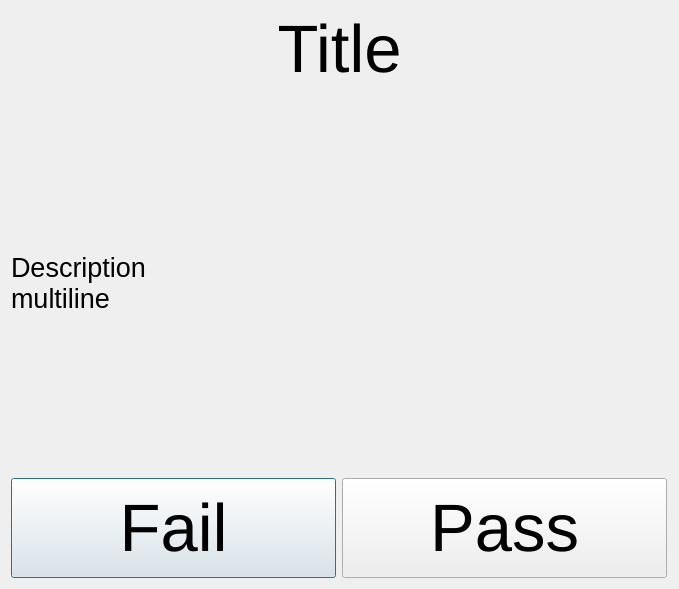
<?xml version="1.0" encoding="UTF-8"?>
<ui version="4.0">
 <class>ShowDialog</class>
 <widget class="QDialog" name="ShowDialog">
  <property name="geometry">
   <rect>
    <x>0</x>
    <y>0</y>
    <width>679</width>
    <height>589</height>
   </rect>
  </property>
  <property name="font">
   <font>
    <pointsize>50</pointsize>
   </font>
  </property>
  <property name="windowTitle">
   <string>Show Dialog</string>
  </property>
  <property name="windowIcon">
   <iconset resource="../resources.qrc">
    <normaloff>:/images/window_icon.png</normaloff>:/images/window_icon.png</iconset>
  </property>
  <layout class="QVBoxLayout" name="verticalLayout">
   <item>
    <layout class="QVBoxLayout" name="v_layout">
     <property name="sizeConstraint">
      <enum>QLayout::SizeConstraint::SetDefaultConstraint</enum>
     </property>
     <item>
      <widget class="QLabel" name="title_label">
       <property name="sizePolicy">
        <sizepolicy hsizetype="Preferred" vsizetype="Fixed">
         <horstretch>0</horstretch>
         <verstretch>0</verstretch>
        </sizepolicy>
       </property>
       <property name="text">
        <string>Title</string>
       </property>
       <property name="alignment">
        <set>Qt::AlignmentFlag::AlignCenter</set>
       </property>
      </widget>
     </item>
     <item>
      <widget class="QLabel" name="description_label">
       <property name="font">
        <font>
         <pointsize>20</pointsize>
        </font>
       </property>
       <property name="text">
        <string>Description
multiline</string>
       </property>
      </widget>
     </item>
     <item>
      <layout class="QHBoxLayout" name="buttons_h_layout">
       <item>
        <widget class="QPushButton" name="fail_button">
         <property name="maximumSize">
          <size>
           <width>325</width>
           <height>100</height>
          </size>
         </property>
         <property name="text">
          <string>Fail</string>
         </property>
         <property name="icon">
          <iconset resource="../resources.qrc">
           <normaloff>:/images/fail_icon.png</normaloff>:/images/fail_icon.png</iconset>
         </property>
        </widget>
       </item>
       <item>
        <widget class="QPushButton" name="pass_button">
         <property name="maximumSize">
          <size>
           <width>325</width>
           <height>100</height>
          </size>
         </property>
         <property name="text">
          <string>Pass</string>
         </property>
         <property name="icon">
          <iconset resource="../resources.qrc">
           <normaloff>:/images/pass_icon.png</normaloff>:/images/pass_icon.png</iconset>
         </property>
        </widget>
       </item>
      </layout>
     </item>
    </layout>
   </item>
  </layout>
 </widget>
 <resources>
  <include location="../resources.qrc"/>
 </resources>
 <connections/>
</ui>
